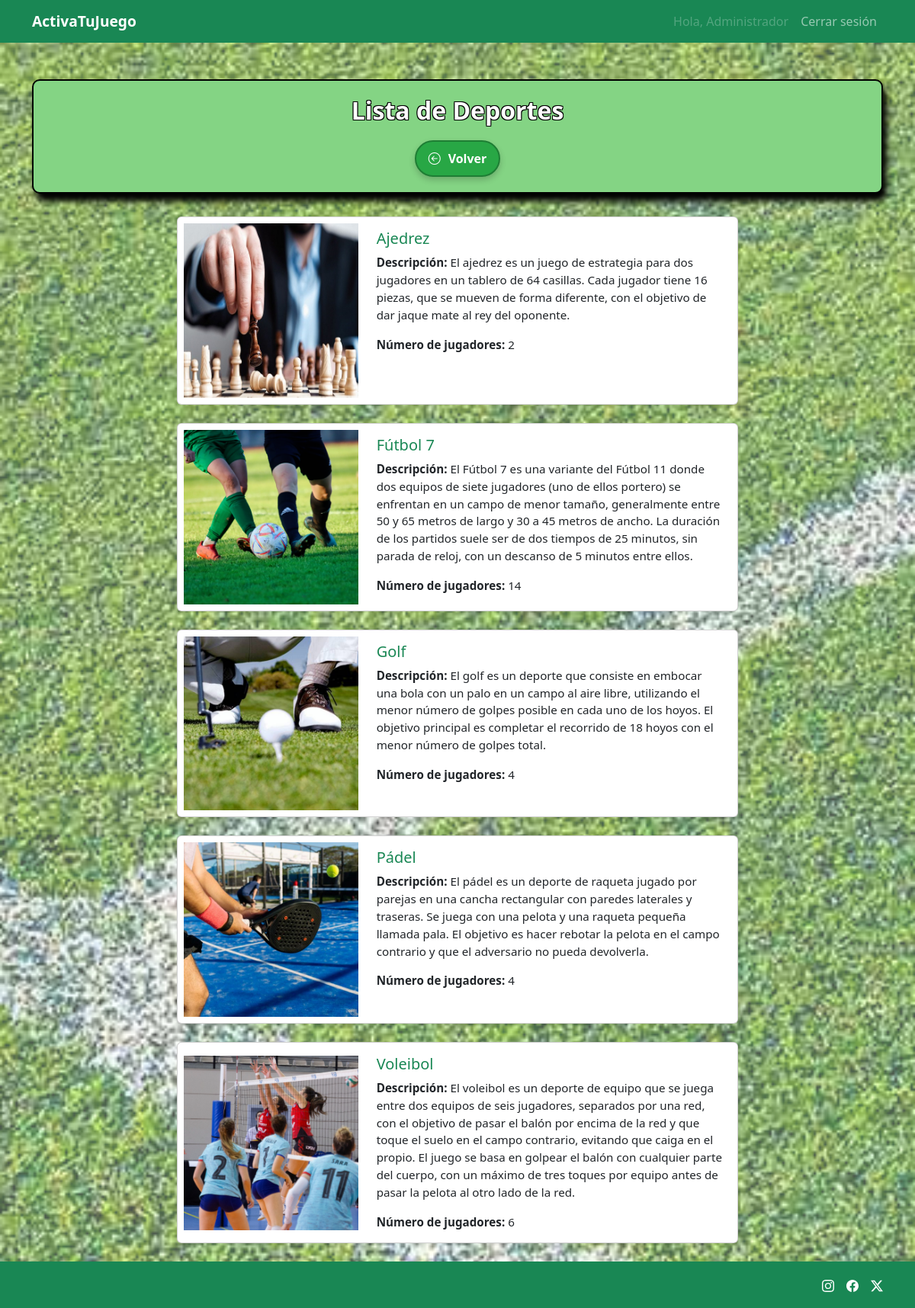
/views/lista_deportes.php (signed in), run on the app's committed database.
### tables this page shows
CREATE TABLE `deporte` (
  `id` int(11) NOT NULL,
  `nombre` varchar(100) NOT NULL,
  `descripcion` text DEFAULT NULL,
  `numero_jugadores` int(11) NOT NULL,
  `imagen` varchar(255) DEFAULT NULL
);

### models/Deporte.php (called while the page is built, shortened)
<?php
class Deporte
{
    private $conn;
    public function __construct($connection)
    {
        $this->conn = $connection;
    }
    public function obtenerTodos()
    {
        $sql = "SELECT * FROM deporte ORDER BY nombre ASC";
        $resultado = $this->conn->query($sql);
        return $resultado->fetch_all(MYSQLI_ASSOC);
    }
}

### views/lista_deportes.php (the view, shortened to what this page needs)
<?php
require_once('../config/database.php');
require_once('../models/Deporte.php');
include('../includes/header.php');
$deporteModel = new Deporte($connection);
$deportes = $deporteModel->obtenerTodos();
?>
<div class="container mt-5 animado" id="anim-eventos">
    <div class="encabezado-eventos text-center">
        <h1 class="titulo-eventos">Lista de Deportes</h1>
        <a href="../index.php" class="btn-historial">
            <i class="bi bi-arrow-left-circle"></i> Volver
        </a>
    </div>
    <?php if (empty($deportes)): ?>
        <div class="alert alert-info">No hay deportes registrados.</div>
    <?php else: ?>
        <div class="row justify-content-center">
            <?php foreach ($deportes as $deporte): ?>
                <div class="col-md-8 mb-4">
                    <div class="card h-100 shadow-sm">
                        <div class="row g-0">
                            <div class="col-md-4 d-flex align-items-center justify-content-center">
                                <?php if (!empty($deporte['imagen'])): ?>
                                    <img src="/public/img/<?= htmlspecialchars($deporte['imagen']) ?>"
                                        class="img-fluid rounded-start p-2" alt="Imagen del deporte">
                                <?php else: ?>
                                    <img src="/public/img/default.jpg" class="img-fluid rounded-start p-2"
                                        alt="Imagen por defecto">
                                <?php endif; ?>
                            </div>
                            <div class="col-md-8">
                                <div class="card-body">
                                    <h5 class="card-title text-success"><?= htmlspecialchars($deporte['nombre']) ?></h5>
                                    <p class="card-text"><strong>Descripción:</strong>
                                        <?= htmlspecialchars($deporte['descripcion']) ?></p>
                                    <p class="card-text"><strong>Número de jugadores:</strong>
                                        <?= $deporte['numero_jugadores'] ?></p>
                                </div>
                            </div>
                        </div>
                    </div>
                </div>
            <?php endforeach; ?>
        </div>
    <?php endif; ?>
</div>
<?php include('../includes/footer.php'); ?>

### public/css/style.css (style rules this page uses)
body { display: flex; flex-direction: column; min-height: 100vh; position: relative; margin: 0; padding: 0; }
body::before { content: ""; position: fixed; top: 0; left: 0; width: 100%; height: 100%; background: url('../img/fondo_cesped.jpg') no-repeat center center fixed; background-size: cover; opacity: 0.7; z-index: -1; }
.card-title { font-size: 1.25rem; }
.card-text { font-size: 0.95rem; }
.encabezado-eventos { background-color: rgb(132, 212, 132); border: 2px solid black; padding: 20px; border-radius: 10px; margin-bottom: 30px; box-shadow: 5px 10px 8px #000000; }
.animado { opacity: 0; transition: opacity 0.5s ease; }
.animado.visible { animation: slideInLeft 1s ease forwards; }
.btn-historial { display: inline-flex; align-items: center; gap: 10px; background-color: #28a745; color: white; padding: 10px 16px; font-weight: bold; border-radius: 50px; border: 2px solid #1e7e34; text-decoration: none; transition: transform 0.3s ease, background-color 0.3s ease; box-shadow: 0 4px 8px rgba(0, 0, 0, 0.2); }
.titulo-eventos { font-size: 2rem; font-weight: bold; color: white; display: flex; align-items: center; justify-content: center; text-shadow: -1px -1px 0 black, 1px -1px 0 black, -1px 1px 0 black, 1px 1px 0 black; margin-bottom: 20px; }

### data on the page
deporte: imagen (picture), nombre "Ajedrez", descripcion "El ajedrez es un juego de estrategia para dos jugadores en un tablero de 64 casillas. Cada jugador tiene 16 piezas, que se mueven de forma diferente, con el objetivo de dar jaque mate al rey del oponente.", numero_jugadores "2"
deporte: imagen (picture), nombre "Fútbol 7", descripcion "El Fútbol 7 es una variante del Fútbol 11 donde dos equipos de siete jugadores (uno de ellos portero) se enfrentan en un campo de menor tamaño, generalmente entre 50 y 65 metros de largo y 30 a 45 metros de ancho. La duración de los partidos suele ser de dos tiempos de 25 minutos, sin parada de reloj, con un descanso de 5 minutos entre ellos.", numero_jugadores "14"
deporte: imagen (picture), nombre "Golf", descripcion "El golf es un deporte que consiste en embocar una bola con un palo en un campo al aire libre, utilizando el menor número de golpes posible en cada uno de los hoyos. El objetivo principal es completar el recorrido de 18 hoyos con el menor número de golpes total.", numero_jugadores "4"
deporte: imagen (picture), nombre "Pádel", descripcion "El pádel es un deporte de raqueta jugado por parejas en una cancha rectangular con paredes laterales y traseras. Se juega con una pelota y una raqueta pequeña llamada pala. El objetivo es hacer rebotar la pelota en el campo contrario y que el adversario no pueda devolverla.", numero_jugadores "4"
deporte: imagen (picture), nombre "Voleibol", descripcion "El voleibol es un deporte de equipo que se juega entre dos equipos de seis jugadores, separados por una red, con el objetivo de pasar el balón por encima de la red y que toque el suelo en el campo contrario, evitando que caiga en el propio. El juego se basa en golpear el balón con cualquier parte del cuerpo, con un máximo de tres toques por equipo antes de pasar la pelota al otro lado de la red.", numero_jugadores "6"

### other printed values
$_SESSION['nombre'] "Administrador"
